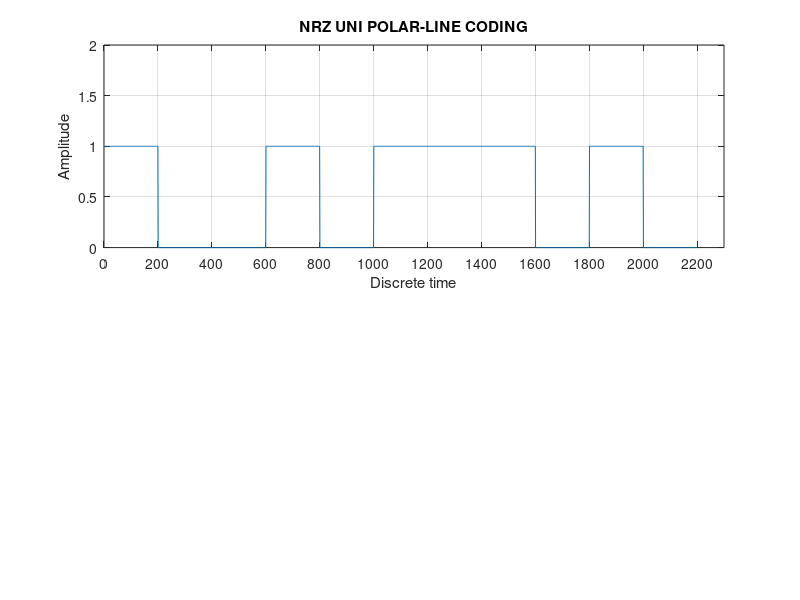

This figure's MATLAB source: (Note: this script raises an error after producing the figure.)
%%%%% Unipolar NRZ%%%%%

clc
clear all

bitrate = 1;                % Rb-bitrate
bits = [1 0 0 1 0 1 1 1 0 1 0];
T = length(bits) / bitrate;  % Symbol duration
n = 200;
dt = 1/n;                    % Bit duration

Tb = 1 / bitrate;            % 1/bitrate value
a = 1;
f = 0:bitrate/100:2*bitrate;  % Power spectra frequency

x1 = f * Tb;                 % Power spectra frequency

t = 0:dt:T;                  % t takes the value 0 to T with equal spacing
x = zeros(1, length(t));      % Initialization of x

% Line coding : Uni-polar
for (i = 0:length(bits)-1)
    if bits(i+1) == 1
        x((i*n)+1:(i+1)*n) = 1;
    else
        x((i*n)+1:(i+1)*n) = 0;
    end
end

subplot(2, 1, 1)
plot(x)
xlabel('Discrete time')
ylabel('Amplitude')
title('NRZ UNI POLAR-LINE CODING')
axis([0 2300 0 2])
xticks(0:200:2300)  % Set x-axis grid at 200-unit intervals
grid on  % Add grid

sx = ((a^2)/4) * Tb * (sinc(x1).^2 + ((a^2)/4) * dirac(f));  % Power spectra UNIPOLAR formula

subplot(2, 1, 2)
plot(sx)
xlabel('Frequency')
ylabel('Power')
title('NRZ UNI POLAR-POWER SPECTRUM-LINE CODING')
xticks(0:200:2300)  % Set x-axis grid at 200-unit intervals
grid on  % Add grid

for (i=0:length(bits)-1)
    if bits(i+1) == 1
        x((i*n)+1:(i+0.5)*n) = 1;
        x(((i+0.5)*n)+1:(i+1)*n) = 0;
    else
        x((i*n)+1:(i+0.5)*n) = 0;
        x(((i+0.5)*n)+1:(i+1)*n) = 0;
    end
end

figure
subplot(2, 1, 1)
plot(x)
xlabel('Discrete time')
ylabel('Amplitude')
title('RZ UNI POLAR-LINE CODING')
axis([0 2300 0 2])
xticks(0:200:2300)  % Set x-axis grid at 200-unit intervals
grid on  % Add grid

sx = ((a^2)/4) * Tb * (sinc(x1).^2 + ((a^2)/4) * dirac(f));  % Power spectra UNIPOLAR formula
subplot(2, 1, 2)
plot(sx)
xlabel("Freq")
ylabel("Power")
title("RZ UNI POLAR-POWER SPECTRUM-LINE CODING")
xticks(0:200:2300)  % Set x-axis grid at 200-unit intervals
grid on  % Add grid

%%%% POLAR NRZ%%%%%

for(i=0:length(bits)-1)
    if bits(i+1) == 1
        x((i*n)+1:(i+1)*n) = 1;
    else
        x((i*n)+1:(i+1)*n) = -1;
    end
end

figure
subplot(2, 1, 1)
plot(x)
xlabel('Discrete time')
ylabel('Amplitude')
title('NRZ POLAR-LINE CODING')
axis([0 2300 -2 2])
xticks(0:200:2300)  % Set x-axis grid at 200-unit intervals
grid on  % Add grid

sx = (a^2) * Tb * (sinc(x1).^2);  % Power spectra POLAR formula
subplot(2, 1, 2)
plot(sx)
xlabel('Frequency')
ylabel('Power')
title('NRZ POLAR-POWER SPECTRUM-LINE CODING')
xticks(0:200:2300)  % Set x-axis grid at 200-unit intervals
grid on  % Add grid

%%%% POLAR RZ%%%%%

for(i=0:length(bits)-1)
    if bits(i+1) == 1
        x((i*n)+1:(i+0.5)*n) = 1;
        x(((i+0.5)*n)+1:(i+1)*n) = 0;
    else
        x((i*n)+1:(i+0.5)*n) = -1;
        x(((i+0.5)*n)+1:(i+1)*n) = 0;
    end
end

figure
subplot(2, 1, 1)
plot(x)
xlabel('Discrete time')
ylabel('Amplitude')
title('RZ POLAR-LINE CODING')
axis([0 2300 -2 2])
xticks(0:200:2300)  % Set x-axis grid at 200-unit intervals
grid on  % Add grid

sx = (a^2) * Tb * (sinc(x1).^2);  % Power spectra POLAR formula
subplot(2, 1, 2)
plot(sx)
xlabel('Frequency')
ylabel('Power')
title('RZ POLAR-POWER SPECTRUM-LINE CODING')
xticks(0:200:2300)  % Set x-axis grid at 200-unit intervals
grid on  % Add grid

%%%% BIPOLAR AMI %%%%%

count = 0;  % Initialize the count variable

for(i = 0:length(bits)-1)
    if bits(i+1) == 1
        if mod(count, 2) == 0
            x((i*n)+1:(i+1)*n) = 1;
        else
            x((i*n)+1:(i+1)*n) = -1;
        end
        count = count + 1;
    else
        x((i*n)+1:(i+1)*n) = 0;
    end
end

figure
subplot(2, 1, 1)
plot(x)
xlabel('Discrete time')
ylabel('Amplitude')
title('BIPOLAR AMI-LINE CODING')
axis([0 2300 -2 2])
xticks(0:200:2300)  % Set x-axis grid at 200-unit intervals
grid on  % Add grid

sx = (a^2) * Tb * (sinc(x1)) .* (sinc(x1)) .* (sin(pi * x1)) .* (sin(pi * x1)); % spectra BIPOLAR formula
subplot(2, 1, 2)
plot(sx)
xlabel('Frequency')
ylabel('Power')
title('BIPOLAR AMI-POWER SPECTRUM-LINE CODING')
xticks(0:200:2300)  % Set x-axis grid at 200-unit intervals
grid on  % Add grid

%%%% BIPOLAR PSEUDOTERNARY %%%%%

count = 0;  % Initialize the count variable

for(i = 0:length(bits)-1)
    if bits(i+1) == 0
        if mod(count, 2) == 0
            x((i*n)+1:(i+1)*n) = 1;
        else
            x((i*n)+1:(i+1)*n) = -1;
        end
        count = count + 1;
    else
        x((i*n)+1:(i+1)*n) = 0;
    end
end

figure
subplot(2, 1, 1)
plot(x)
xlabel('Discrete time')
ylabel('Amplitude')
title('BIPOLAR PSEUDOTERNARY-LINE CODING')
axis([0 2300 -2 2])
xticks(0:200:2300)  % Set x-axis grid at 200-unit intervals
grid on  % Add grid

sx = (a^2) * Tb * (sinc(x1)) .* (sinc(x1)) .* (sin(pi * x1)) .* (sin(pi * x1)); % spectra BIPOLAR formula
subplot(2, 1, 2)
plot(sx)
xlabel('Frequency')
ylabel('Power')
title('BIPOLAR PSEUDOTERNARY-POWER SPECTRUM-LINE CODING')
xticks(0:200:2300)  % Set x-axis grid at 200-unit intervals
grid on  % Add grid

%%%% MANCHESTER %%%%%

for(i=0:length(bits)-1)
    if bits(i+1) == 1
        x((i*n)+1:(i+0.5)*n) = 1;
        x(((i+0.5)*n)+1:(i+1)*n) = -1;
    else
        x((i*n)+1:(i+0.5)*n) = -1;
        x(((i+0.5)*n)+1:(i+1)*n) = 1;
    end
end

figure
subplot(2, 1, 1)
plot(x)
xlabel("Discrete Time")
ylabel("Amplitude")
title("MANCHESTER LINE CODING")
axis([0 2300 -2 2])
xticks(0:200:2300)  % Set x-axis grid at 200-unit intervals
grid on  % Add grid

sx = (a^2) * Tb * (sinc(x1/2)).*(sinc(x1/2)).*(sin(pi*x1/2)).*(sin(pi*x1/2));
subplot(2, 1, 2)
plot(sx)
xlabel("Frequency")
ylabel("Power")
title("MANCHESTER POWER SPECTRUM")
xticks(0:200:2300)  % Set x-axis grid at 200-unit intervals
grid on  % Add grid

%%%% Differential Manchester Line Coding %%%%

clc
clear all

bitrate = 1;                % Rb-bitrate
bits = [1 0 0 1 0 1 1 1 0 1 0];
T = length(bits) / bitrate;  % Symbol duration
n = 200;
dt = 1/n;                    % Bit duration

Tb = 1 / bitrate;            % 1/bitrate value
a = 1;
f = 0:bitrate/100:2*bitrate;  % Power spectra frequency

x1 = f * Tb;                 % Power spectra frequency

t = 0:dt:T;                  % t takes the value 0 to T with equal spacing
x = zeros(1, length(t));      % Initialization of x

% Differential Manchester encoding
prev_polarity = -1;  % Differential encoding starts with a negative polarity

for i = 0:length(bits)-1
    if bits(i+1) == 1
        % Invert the polarity at the start of the bit period
        x((i*n)+1:(i+0.5)*n) = -prev_polarity;
        x(((i+0.5)*n)+1:(i+1)*n) = prev_polarity;
        prev_polarity = prev_polarity;  % Polarity stays the same
    else
        % No inversion at the start of the bit period
        x((i*n)+1:(i+0.5)*n) = prev_polarity;
        x(((i+0.5)*n)+1:(i+1)*n) = -prev_polarity;
        prev_polarity = -prev_polarity;  % Invert polarity for next bit
    end
end

figure
subplot(2, 1, 1)
plot(x)
xlabel('Discrete Time')
ylabel('Amplitude')
title('DIFFERENTIAL MANCHESTER LINE CODING')
axis([0 2500 -2 2])
xticks(0:200:2500)  % Set x-axis grid at 200-unit intervals
grid on  % Add grid

% Power Spectra for Differential Manchester
sx = (a^2) * Tb * (sinc(x1/2)).*(sinc(x1/2)).*(sin(pi*x1/2)).*(sin(pi*x1/2));

subplot(2, 1, 2)
plot(sx)
xlabel('Frequency')
ylabel('Power')
title('DIFFERENTIAL MANCHESTER POWER SPECTRUM')
xticks(0:200:2500)  % Set x-axis grid at 200-unit intervals
grid on  % Add grid